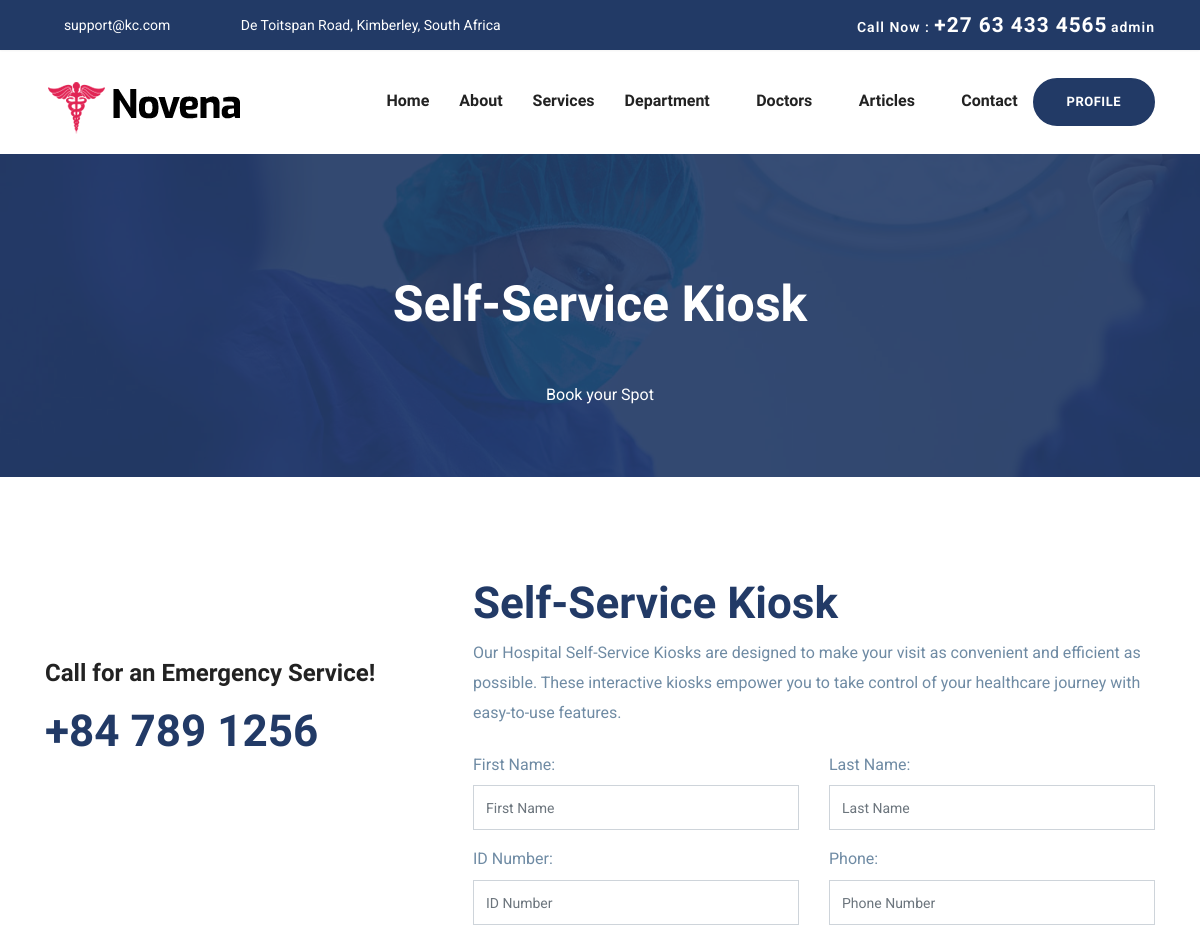
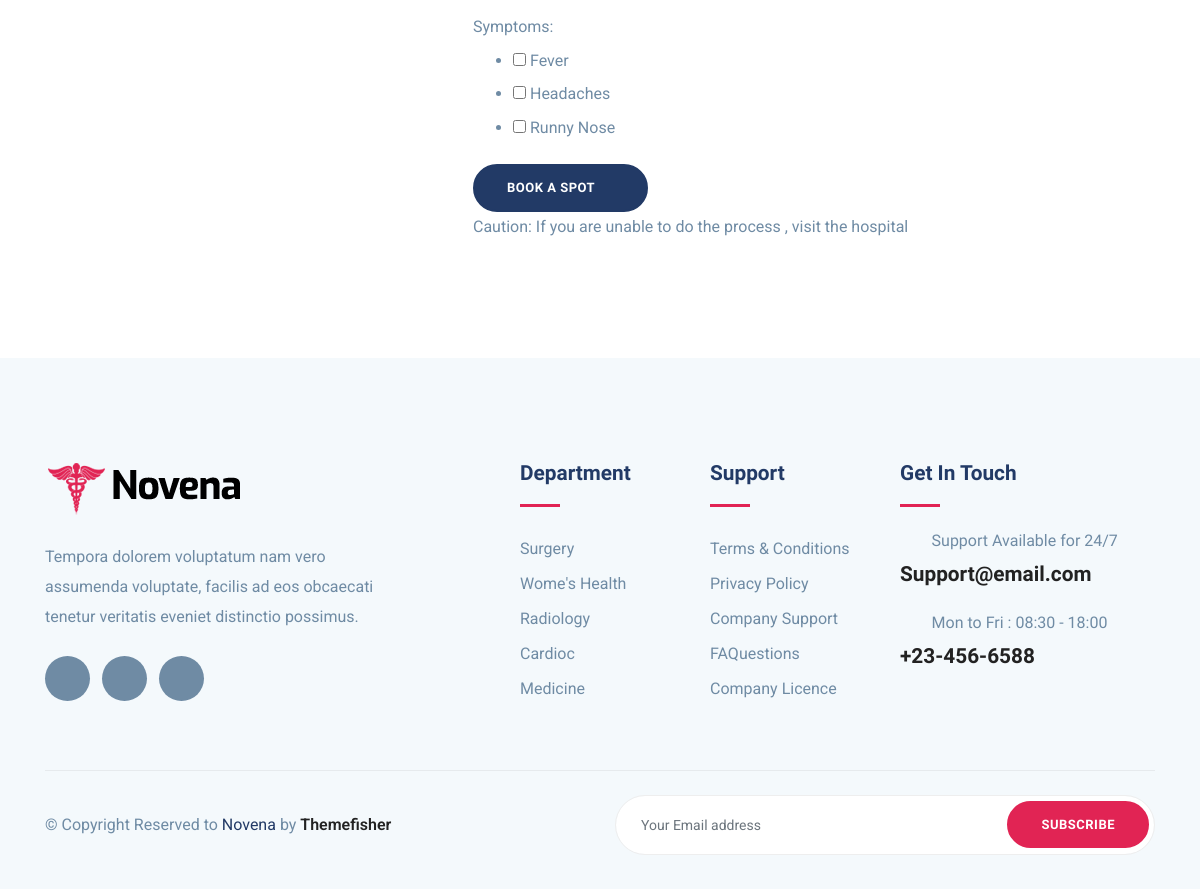
The app's page /selfqueue/selfqueue/ (signed in) with its own data (2 pictures, top to bottom).
### selfqueue/models.py (models this page shows)
class Symptom(models.Model):
    name = models.CharField(max_length=255)
    def __str__(self):
        return self.name

### selfqueue/views.py (the view)
# urls.py: path('selfqueue/', views.book_spot, name='book_spot'),
@login_required
def book_spot(request):
    user = request.user  # Get the currently logged-in user
    existing_booking = PatientQueue.objects.filter(user=user).first()
    if existing_booking:
        return HttpResponseRedirect(reverse('results'))
    if request.method == 'POST':
        form = BookingForm(request.POST)
        if form.is_valid():
            booking = form.save(commit=False)
            booking.estimated_time = get_estimated_time()
            booking.status = 'Awaiting Consultation'
            booking.closing_time = booking.estimated_time + timedelta(minutes=10)
            assign_spot_number(booking)
            booking.user = user  # Associate the booking with the logged-in user
            booking.save()
            symptoms = form.cleaned_data.get('symptoms')
            booking.symptoms.set(symptoms)  # Assign selected symptoms to the booking
            send_twilio_message(booking)
            return HttpResponseRedirect(reverse('results'))
    else:
        form = BookingForm()
    return render(request, 'selfqueue/index.html', {'form': form})

### selfqueue/forms.py (shortened to what this page needs)
class BookingForm(forms.ModelForm):
    class Meta:
        model = PatientQueue
        fields = ['first_name', 'last_name', 'id_number', 'phone','symptoms']
        widgets = {
            'first_name': forms.TextInput(attrs={'class': 'form-control', 'placeholder': 'First Name'}),
            'last_name': forms.TextInput(attrs={'class': 'form-control', 'placeholder': 'Last Name'}),
            'id_number': forms.TextInput(attrs={'class': 'form-control', 'placeholder': 'ID Number'}),
            'phone': forms.TextInput(attrs={'class': 'form-control', 'placeholder': 'Phone Number'}),
        }
    symptoms = forms.ModelMultipleChoiceField(
        queryset=Symptom.objects.all(),
        widget=forms.CheckboxSelectMultiple,
        required=False,  # This allows no symptom to be selected if desired
    )

### templates/selfqueue/index.html (shortened to what this page needs)
{% extends 'base.html' %}
{% block content %}
{% load static %}
<body id="top">
<section class="page-title bg-1">
	<div class="container">
	  <div class="row">
		<div class="col-md-12">
		  <div class="block text-center">
			<h1 class="text-capitalize mb-5 text-lg">Self-Service Kiosk</h1>
			<span class="text-white">Book your Spot</span>
		  </div>
		</div>
	  </div>
	</div>
  </section>
  <section class="appoinment section">
	<div class="container">
	  <div class="row">
		<div class="col-lg-4">
			<div class="mt-3">
			  <div class="feature-icon mb-3">
				<i class="icofont-support text-lg"></i>
			  </div>
			   <span class="h3">Call for an Emergency Service!</span>
				<h2 class="text-color mt-3">+84 789 1256 </h2>
			</div>
		</div>
		<div class="col-lg-8">
			 <div class="appoinment-wrap mt-5 mt-lg-0 pl-lg-5">
			  <h2 class="mb-2 title-color">Self-Service Kiosk</h2>
			  <p class="mb-4"> Our Hospital Self-Service Kiosks are designed to make your visit as convenient and efficient as possible. These interactive kiosks empower you to take control of your healthcare journey with easy-to-use features.</p>
			  <form id="appointment-form" class="appointment-form" method="post" action="{% url 'book_spot' %}">
				<div class="row">
					<div class="col-lg-6">
						<div class="form-group">
							<label for="{{ form.first_name.id_for_label }}">First Name:</label>
							{{ form.first_name }}
						</div>
					</div>
					<div class="col-lg-6">
						<div class="form-group">
							<label for="{{ form.last_name.id_for_label }}">Last Name:</label>
							{{ form.last_name }}
						</div>
					</div>
					<div class="col-lg-6">
						<div class="form-group">
							<label for="{{ form.id_number.id_for_label }}">ID Number:</label>
							{{ form.id_number }}
						</div>
					</div>
					<div class="col-lg-6">
						<div class="form-group">
							<label for="{{ form.phone.id_for_label }}">Phone:</label>
							{{ form.phone }}
						</div>
					</div>
				</div>
				<div class="form-group">
					<label for="{{ form.symptoms.id_for_label }}">Symptoms:</label>
					<ul>
					  {% for symptom in form.symptoms %}
						<li>
						  <label>
							{{ symptom.tag }} {{ symptom.choice_label }}
						  </label>
						</li>
					  {% endfor %}
					</ul>
				  </div>
				<button type="submit" class="btn btn-main btn-round-full">Book A Spot<i class="icofont-simple-right ml-2"></i></button>
			</form>
				  <p>Caution: If you are unable to do the process , visit the hospital </p>
			  </div>
		  </div>
		</div>
	  </div>
  </section>
{% endblock content %}

### templates/base.html (shortened to what this page needs)
{% load static %}
<!DOCTYPE html>
<html lang="en">
<head>
    <link rel="stylesheet" href="{% static 'plugins/bootstrap/css/bootstrap.min.css' %}">
    <link rel="stylesheet" href="{% static 'plugins/icofont/icofont.min.css' %}">
    <link rel="stylesheet" href="{% static 'plugins/slick-carousel/slick/slick.css' %}">
    <link rel="stylesheet" href="{% static 'plugins/slick-carousel/slick/slick-theme.css' %}">
    <link rel="stylesheet" href="{% static 'css/style.css' %}">
</head>
<body>
    <header>
        <div class="header-top-bar">
            <div class="container">
                <div class="row align-items-center">
                    <div class="col-lg-6">
                        <ul class="top-bar-info list-inline-item pl-0 mb-0">
                            <li class="list-inline-item"><a href="mailto:support@gmail.com"><i class="icofont-support-faq mr-2"></i>support@kc.com<a></li>
                            <li class="list-inline-item"><i class="icofont-location-pin mr-2"></i>De Toitspan Road, Kimberley, South Africa</li>
                        </ul>
                    </div>
                    <div class="col-lg-6">
                        <div class="text-lg-right top-right-bar mt-2 mt-lg-0">
                            <a href="tel:+23-345-67890" >
                                <span>Call Now : </span>
                                <span class="h4">+27 63 433 4565</span>
                                <span>{{ request.user}}</span>
                            </a>
                        </div>
                    </div>
                </div>
            </div>
        </div>
        <nav class="navbar navbar-expand-lg navigation" id="navbar">
            <div class="container">
                  <a class="navbar-brand" href="{% url 'index' %}">
                      <img src="images/logo.png" alt="" class="img-fluid">
                  </a>
              <div class="collapse navbar-collapse" id="navbarmain">
                <ul class="navbar-nav ml-auto">
                  <li class="nav-item active">
                    <a class="nav-link" href="{% url 'index' %}">Home</a>
                  </li>
                   <li class="nav-item"><a class="nav-link" href="about.html">About</a></li>
                    <li class="nav-item"><a class="nav-link" href="service.html">Services</a></li>
                    <li class="nav-item dropdown">
                        <a class="nav-link dropdown-toggle" href="department.html" id="dropdown02" data-toggle="dropdown" aria-haspopup="true" aria-expanded="false">Department <i class="icofont-thin-down"></i></a>
                      </li>
                      <li class="nav-item dropdown">
                        <a class="nav-link dropdown-toggle" href="doctor.html" id="dropdown03" data-toggle="dropdown" aria-haspopup="true" aria-expanded="false">Doctors <i class="icofont-thin-down"></i></a>
                      </li>
                      <li class="nav-item dropdown">
                        <a class="nav-link dropdown-toggle" href="doctor.html" id="dropdown03" data-toggle="dropdown" aria-haspopup="true" aria-expanded="false">Articles <i class="icofont-thin-down"></i></a>
                      </li>
                   <li class="nav-item"><a class="nav-link" href="contact.html">Contact</a></li>
                {% if user.is_authenticated %}
                   <li class="nav-item"> <a href="" class="btn btn-main btn-round-full">Profile</a></li>
               {% else %}
                   <li class="nav-item"> <a href="{% url 'login' %}" class="btn btn-main btn-round-full">Login</a></li>
                   <li class="nav-item"> <a href="{% url 'register' %}" class="btn btn-main btn-round-full">Register</a></li>
               {% endif %}
                </ul>
              </div>
            </div>
        </nav>
    </header>
    <main>
        {% block content %}{% endblock %}
    </main>
    <footer class="footer section gray-bg">
        <div class="container">
            <div class="row">
                <div class="col-lg-4 mr-auto col-sm-6">
                    <div class="widget mb-5 mb-lg-0">
                        <div class="logo mb-4">
                            <img src="images/logo.png" alt="" class="img-fluid">
                        </div>
                        <p>Tempora dolorem voluptatum nam vero assumenda voluptate, facilis ad eos obcaecati tenetur veritatis eveniet distinctio possimus.</p>
                        <ul class="list-inline footer-socials mt-4">
                            <li class="list-inline-item"><a href="https://www.facebook.com/themefisher"><i class="icofont-facebook"></i></a></li>
                            <li class="list-inline-item"><a href="https://twitter.com/themefisher"><i class="icofont-twitter"></i></a></li>
                            <li class="list-inline-item"><a href="https://www.pinterest.com/themefisher/"><i class="icofont-linkedin"></i></a></li>
                        </ul>
                    </div>
                </div>
                <div class="col-lg-2 col-md-6 col-sm-6">
                    <div class="widget mb-5 mb-lg-0">
                        <h4 class="text-capitalize mb-3">Department</h4>
                        <div class="divider mb-4"></div>
                        <ul class="list-unstyled footer-menu lh-35">
                            <li><a href="#">Surgery </a></li>
                            <li><a href="#">Wome's Health</a></li>
                            <li><a href="#">Radiology</a></li>
                            <li><a href="#">Cardioc</a></li>
                            <li><a href="#">Medicine</a></li>
                        </ul>
                    </div>
                </div>
                <div class="col-lg-2 col-md-6 col-sm-6">
                    <div class="widget mb-5 mb-lg-0">
                        <h4 class="text-capitalize mb-3">Support</h4>
                        <div class="divider mb-4"></div>
                        <ul class="list-unstyled footer-menu lh-35">
                            <li><a href="#">Terms & Conditions</a></li>
                            <li><a href="#">Privacy Policy</a></li>
                            <li><a href="#">Company Support </a></li>
                            <li><a href="#">FAQuestions</a></li>
                            <li><a href="#">Company Licence</a></li>
                        </ul>
                    </div>
                </div>
                <div class="col-lg-3 col-md-6 col-sm-6">
                    <div class="widget widget-contact mb-5 mb-lg-0">
                        <h4 class="text-capitalize mb-3">Get in Touch</h4>
                        <div class="divider mb-4"></div>
                        <div class="footer-contact-block mb-4">
                            <div class="icon d-flex align-items-center">
                                <i class="icofont-email mr-3"></i>
                                <span class="h6 mb-0">Support Available for 24/7</span>
                            </div>
                            <h4 class="mt-2"><a href="tel:+23-345-67890">Support@email.com</a></h4>
                        </div>
                        <div class="footer-contact-block">
                            <div class="icon d-flex align-items-center">
                                <i class="icofont-support mr-3"></i>
                                <span class="h6 mb-0">Mon to Fri : 08:30 - 18:00</span>
                            </div>
                            <h4 class="mt-2"><a href="tel:+23-345-67890">+23-456-6588</a></h4>
                        </div>
                    </div>
                </div>
            </div>
            <div class="footer-btm py-4 mt-5">
                <div class="row align-items-center justify-content-between">
                    <div class="col-lg-6">
                        <div class="copyright">
                            &copy; Copyright Reserved to <span class="text-color">Novena</span> by <a href="https://themefisher.com/" target="_blank">Themefisher</a>
                        </div>
                    </div>
                    <div class="col-lg-6">
                        <div class="subscribe-form text-lg-right mt-5 mt-lg-0">
                            <form action="#" class="subscribe">
                                <input type="text" class="form-control" placeholder="Your Email address">
                                <a href="#" class="btn btn-main-2 btn-round-full">Subscribe</a>
                            </form>
                        </div>
                    </div>
                </div>
            </div>
        </div>
    </footer>
</body>
</html>

### static/css/style.css (style rules this page uses)
html { overflow-x: hidden; }
body { line-height: 1.6; font-family: "Roboto", sans-serif; -webkit-font-smoothing: antialiased; font-size: 16px; color: #6F8BA4; font-weight: 400; }
h1, .h1, h2, .h2, h3, .h3, h4, .h4, h5, .h5, h6, .h6 { font-family: "Exo", sans-serif; font-weight: 700; color: #222; }
h1, .h1 { font-size: 2.5rem; }
h2, .h2 { font-size: 44px; }
h3, .h3 { font-size: 1.5rem; }
h4, .h4 { font-size: 1.3rem; line-height: 30px; }
h6, .h6 { font-size: 1rem; }
p { line-height: 30px; }
input[type="email"], input[type="password"], input[type="text"], input[type="tel"] { box-shadow: none; height: 45px; outline: none; font-size: 14px; }
.form-control { box-shadow: none; border-radius: 0; }
.btn { display: inline-block; font-size: 14px; font-size: 0.8125rem; font-weight: 700; letter-spacing: .5px; padding: .75rem 2rem; font-family: "Exo", sans-serif; text-transform: uppercase; border-radius: 5px; border: 2px solid transparent; transition: all .35s ease; }
.btn-main { background: #223a66; color: #fff; border-color: #223a66; }
.btn-main-2 { background: #e12454; color: #fff; border-color: #e12454; }
.btn-round-full { border-radius: 50px; }
.section { padding: 100px 0; }
.text-lg { font-size: 3.75rem; }
a { color: #222; text-decoration: none; transition: all .35s ease; }
.page-title { padding: 120px 0px 70px 0px; position: relative; }
.page-title .block h1 { color: #fff; }
.title-color { color: #223a66; }
.text-lg { font-size: 50px; }
.gray-bg { background: #f4f9fc; }
#navbarmain { padding: 20px 0px; }
#navbarmain .nav-link { font-weight: 600; padding: 10px 15px; color: #222; font-family: "Exo", sans-serif; text-transform: capitalize; font-size: 16px; transition: all .25s ease; }
.dropdown-toggle::after { display: none; }
.navbar-brand { margin-top: 10px; }
.header-top-bar { background: #223a66; font-size: 14px; padding: 10px 0px; box-shadow: 0 1px 2px rgba(0, 0, 0, 0.05); color: #fff; }
.top-bar-info li a { color: #fff; margin-right: 20px; }
.top-right-bar a span { color: #fff; font-weight: 600; letter-spacing: 1px; }
.bg-1 { background: url("../images/bg/22.jpg") no-repeat 50% 50%; background-size: cover; position: relative; }
.text-color { color: #223a66; }
.divider { width: 40px; height: 5px; background: #e12454; }
.lh-35 { line-height: 35px; }
.footer { padding-bottom: 10px; }
.footer .copyright a { font-weight: 600; }
.logo { font-weight: 600; letter-spacing: 1px; }
.widget .divider { height: 3px; }
.widget h4 { color: #223a66; }
.widget .footer-menu a { color: #6F8BA4; }
.footer-contact-block span { font-weight: 400; color: #6F8BA4; }
.footer-contact-block i { font-size: 20px; }
.footer-btm { border-top: 1px solid rgba(0, 0, 0, 0.06); }
.footer-socials li a { width: 45px; height: 45px; background: #6F8BA4; color: #fff; display: inline-block; text-align: center; border-radius: 100%; padding-top: 12px; }
.subscribe { position: relative; }
.subscribe .form-control { border-radius: 50px; height: 60px; padding-left: 25px; border-color: #eee; }
.subscribe .btn { position: absolute; right: 6px; top: 6px; }

### records on screen
Symptom: choice_label "Fever"
Symptom: choice_label "Headaches"
Symptom: choice_label "Runny Nose"

### other values on screen
{{ request.user }} "admin"
